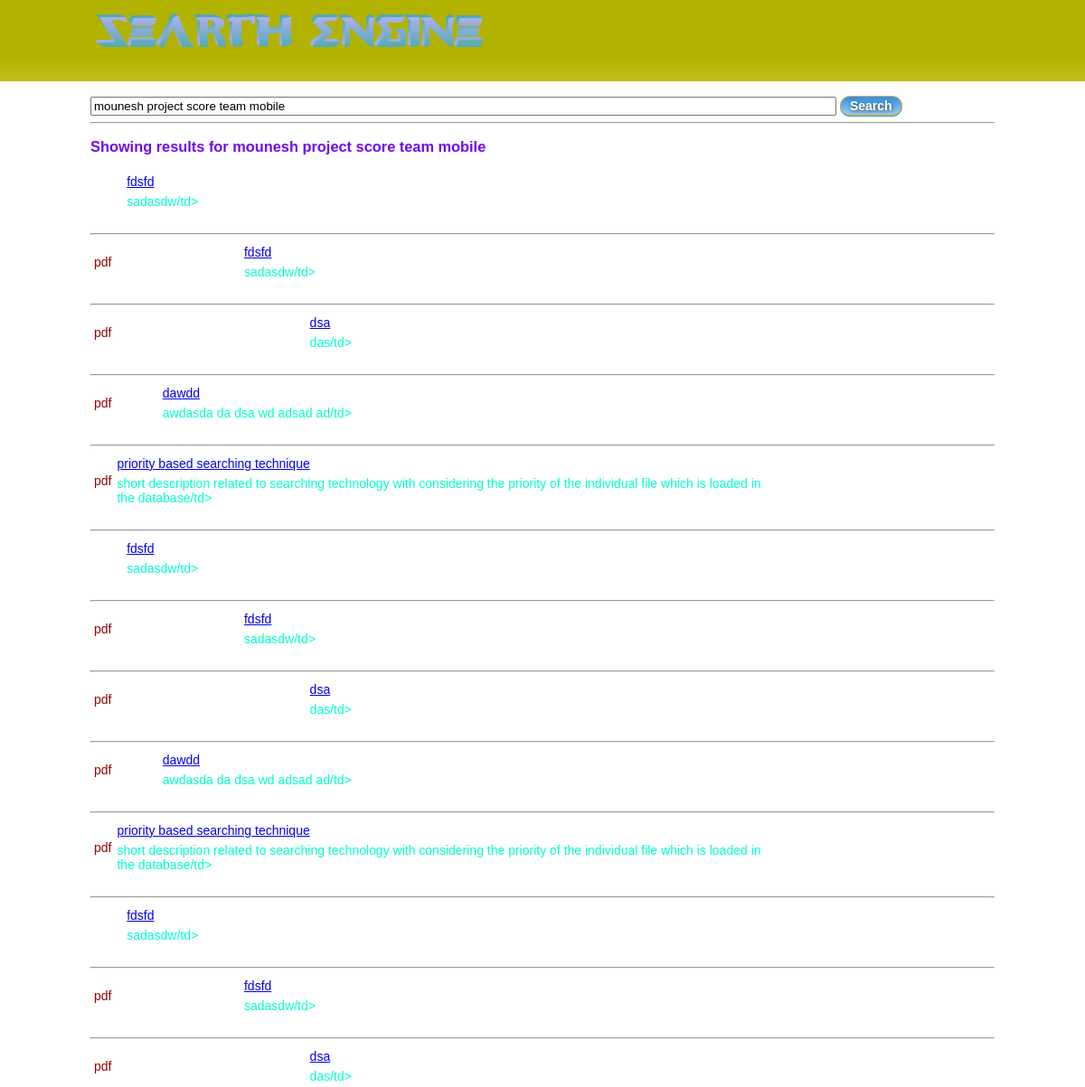
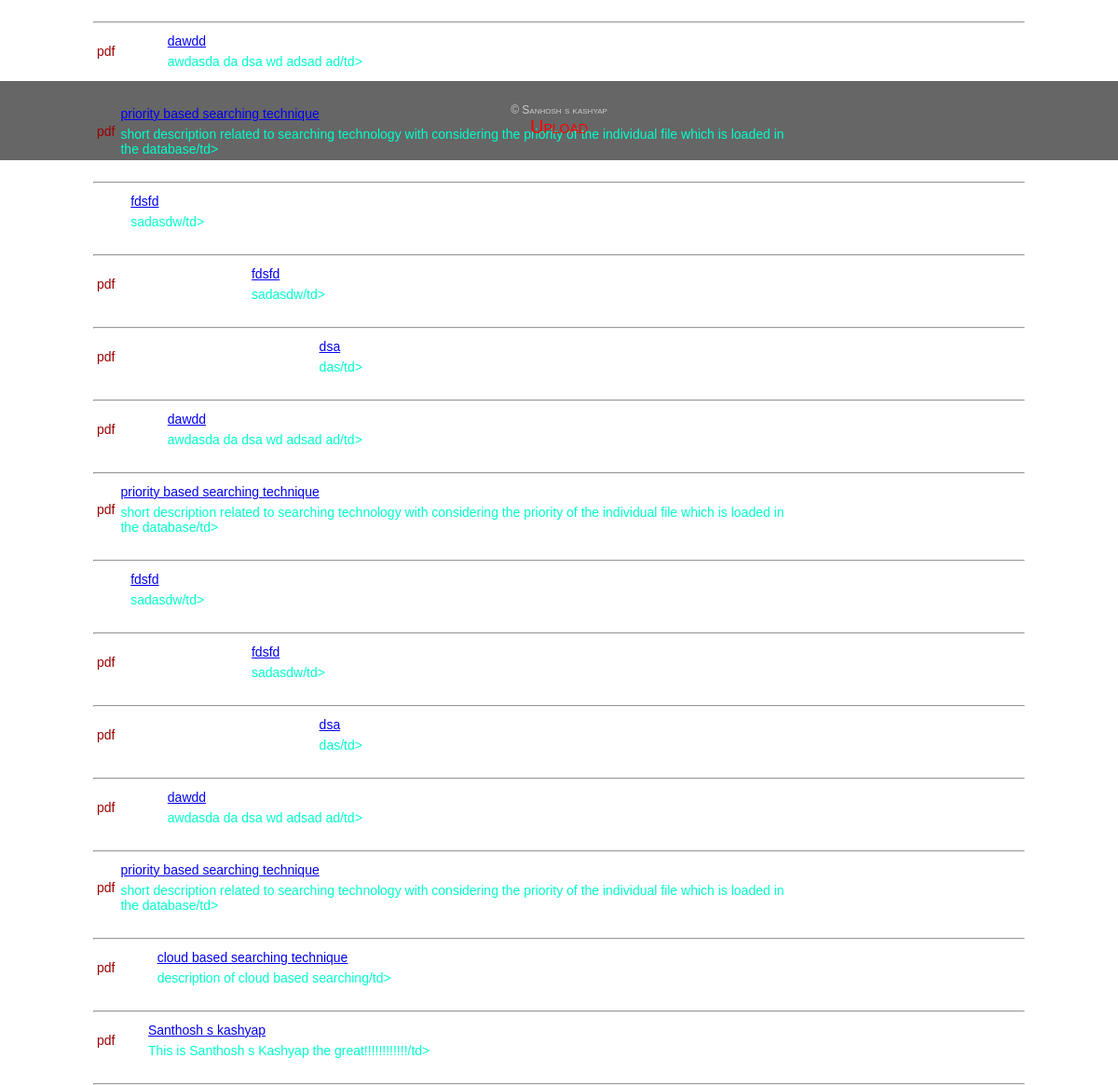
/Searchs.php?Keywords=mounesh project score team mobile, run on the app's committed database (2 pictures, top to bottom).
### tables this page shows
CREATE TABLE IF NOT EXISTS `search` (
  `sr_id` int(10) NOT NULL AUTO_INCREMENT,
  `title` varchar(150) NOT NULL,
  `description` text NOT NULL,
  `type` varchar(10) NOT NULL,
  `link` varchar(250) NOT NULL,
  `keywords` text NOT NULL,
  PRIMARY KEY (`sr_id`),
  UNIQUE KEY `link` (`link`)
);

### Searchs.php (the view, shortened to what this page needs)
<?php
	if(isset($_GET['Keywords'])){
			$keys = $_GET['Keywords'];
			$terms = explode(" ", $keys);
			$query = "SELECT * from `search` WHERE ";
			$counter = 0;
			$dyn_table = "";
			foreach($terms as $each){
				$counter++;
				if($counter==1){
					$query .="`keywords` like '%$each%'";
				}else{
					$query .= "OR `keywords` like '%$each%'";
				}
				$sql = mysql_query($query) or die(mysql_error());
				$numrows = mysql_num_rows($sql);
				if($numrows > 0 ){
					while($row = mysql_fetch_array($sql)){
						$title = $row['title'];
						$description = $row['description'];
						$type = $row['type'];
						$newdest = $row['link'];
						$dyn_table .= '<table width="75%" border="0" cellspacing="2" cellpadding="2">
  										  <tr>
											<td rowspan="2" style="color:#900"  >'.$type.'</td>
											<td><a href="'.$newdest.'" style="color=#00C" align="center	">'.$title.'</a></td>
										  </tr>
										  <tr>
											<td style="color:#0FC" align="left">'.$description.'/td>
										  </tr>
										</table>
										<br />
										<hr />';
					}
				}else{
					$dyn_table = '<p class="error">Sorry No results Found</p>';
				}
			}
		}
?>
<!DOCTYPE html PUBLIC "-//W3C//DTD XHTML 1.0 Transitional//EN" "http://www.w3.org/TR/xhtml1/DTD/xhtml1-transitional.dtd">
<html xmlns="http://www.w3.org/1999/xhtml">
<head>
<link rel="stylesheet" href="includes/style.css">
</head>
<?php include_once("includes/template_pageTop.php"); ?>
		<div id="pageMiddle">
        <br />
        <div id="Searchs">
		  <form id="form1" name="form1" method="get" action=""  >
		    <input type="text"  name="Keywords" size="100" value="<?php echo $_GET['Keywords']?>" />
            <input type="submit"  value="Search" class="buttons"  />
		  </form>
          <hr />
          <h3 id="h3heading" align="left">Showing results for <?php echo $_GET['Keywords'] ?></h3>
         </div>
    		<?php echo $dyn_table; ?>
		</div>
	<?php include_once("includes/template_pageBottom.php"); ?>
</body>
</html>

### includes/template_pageTop.php
<div id="pageTop">
  <div id="pageTopWrap">
    <div id="pageTopLogo">
      <a href="index.php">
        <img src="includes/logo.png" alt="Search Engine" title="Search Engine">
      </a>
      </div>
    </div>
  </div>

### includes/template_pagebottom.php
<div id="pageBottom" style="font-variant:small-caps;">
&copy;
Sanhosh s kashyap <br />
<a href="admin/uploadhtml.php" style = "color:Red;font-size:20px;text-decoration:none;">Upload</a>
</div>

### includes/style.css (style rules this page uses)
#pageTop { background:url(mslever.png) repeat-x; height: 90px; }
#pageTop > #pageTopWrap { width: 1000px; margin: 0px auto; height: 90px; }
#pageTop > #pageTopWrap > #pageTopLogo { float: left; height: 45px; width: 300px; }
#pageMiddle { width: 1000px; margin: 0px auto; height: 1200px; }
#pageBottom { background:#666; padding: 24px; font-size: 12px; color: #CCC; text-align: center; }
.buttons { -moz-box-shadow: 0px 1px 0px 0px #3293ed; -webkit-box-shadow: 0px 1px 0px 0px #3293ed; box-shadow: 0px 1px 0px 0px #3293ed; background:-webkit-gradient( linear, left top, left bottom, color-stop(0.05, #3293ed), color-stop(1, #9bcfec) ); background:-moz-linear-gradient( center top, #3293ed 5%, #9bcfec 100% ); filter:progid:DXImageTransform.Microsoft.gradient(startColorstr='#3293ed', endColorstr='#9bcfec'); background-color:#3293ed; -moz-border-radius:20px; -webkit-border-radius:20px; border-radius:20px; border:1px solid #eda933; display:inline-block; color:#ffffff; font-family:arial; font-size:14px; font-weight:bold; padding:2px 10px; text-decoration:none; text-shadow: 1px 1px 5px #303030; }
#h3heading { color:#700bed; }
h3 { color:#9999FF; }
#Searchs { border-radius:7px; -moz-border-radius:7px; -webkit-border-radius:7px; }

### data on the page
search: title "fdsfd", description "sadasdw"
search: type "pdf", title "fdsfd", description "sadasdw"
search: type "pdf", title "dsa", description "das"
search: type "pdf", title "dawdd", description "awdasda da dsa wd adsad ad"
search: type "pdf", title "priority based searching technique", description "short description related to searching technology with considering the priority of the individual file which is loaded in the database"
search: type "pdf", title "cloud based searching technique", description "description of cloud based searching"
search: type "pdf", title "Santhosh s kashyap", description "This is Santhosh s Kashyap the great!!!!!!!!!!!!"

### other printed values
$_GET['Keywords'] "mounesh project score team mobile"
